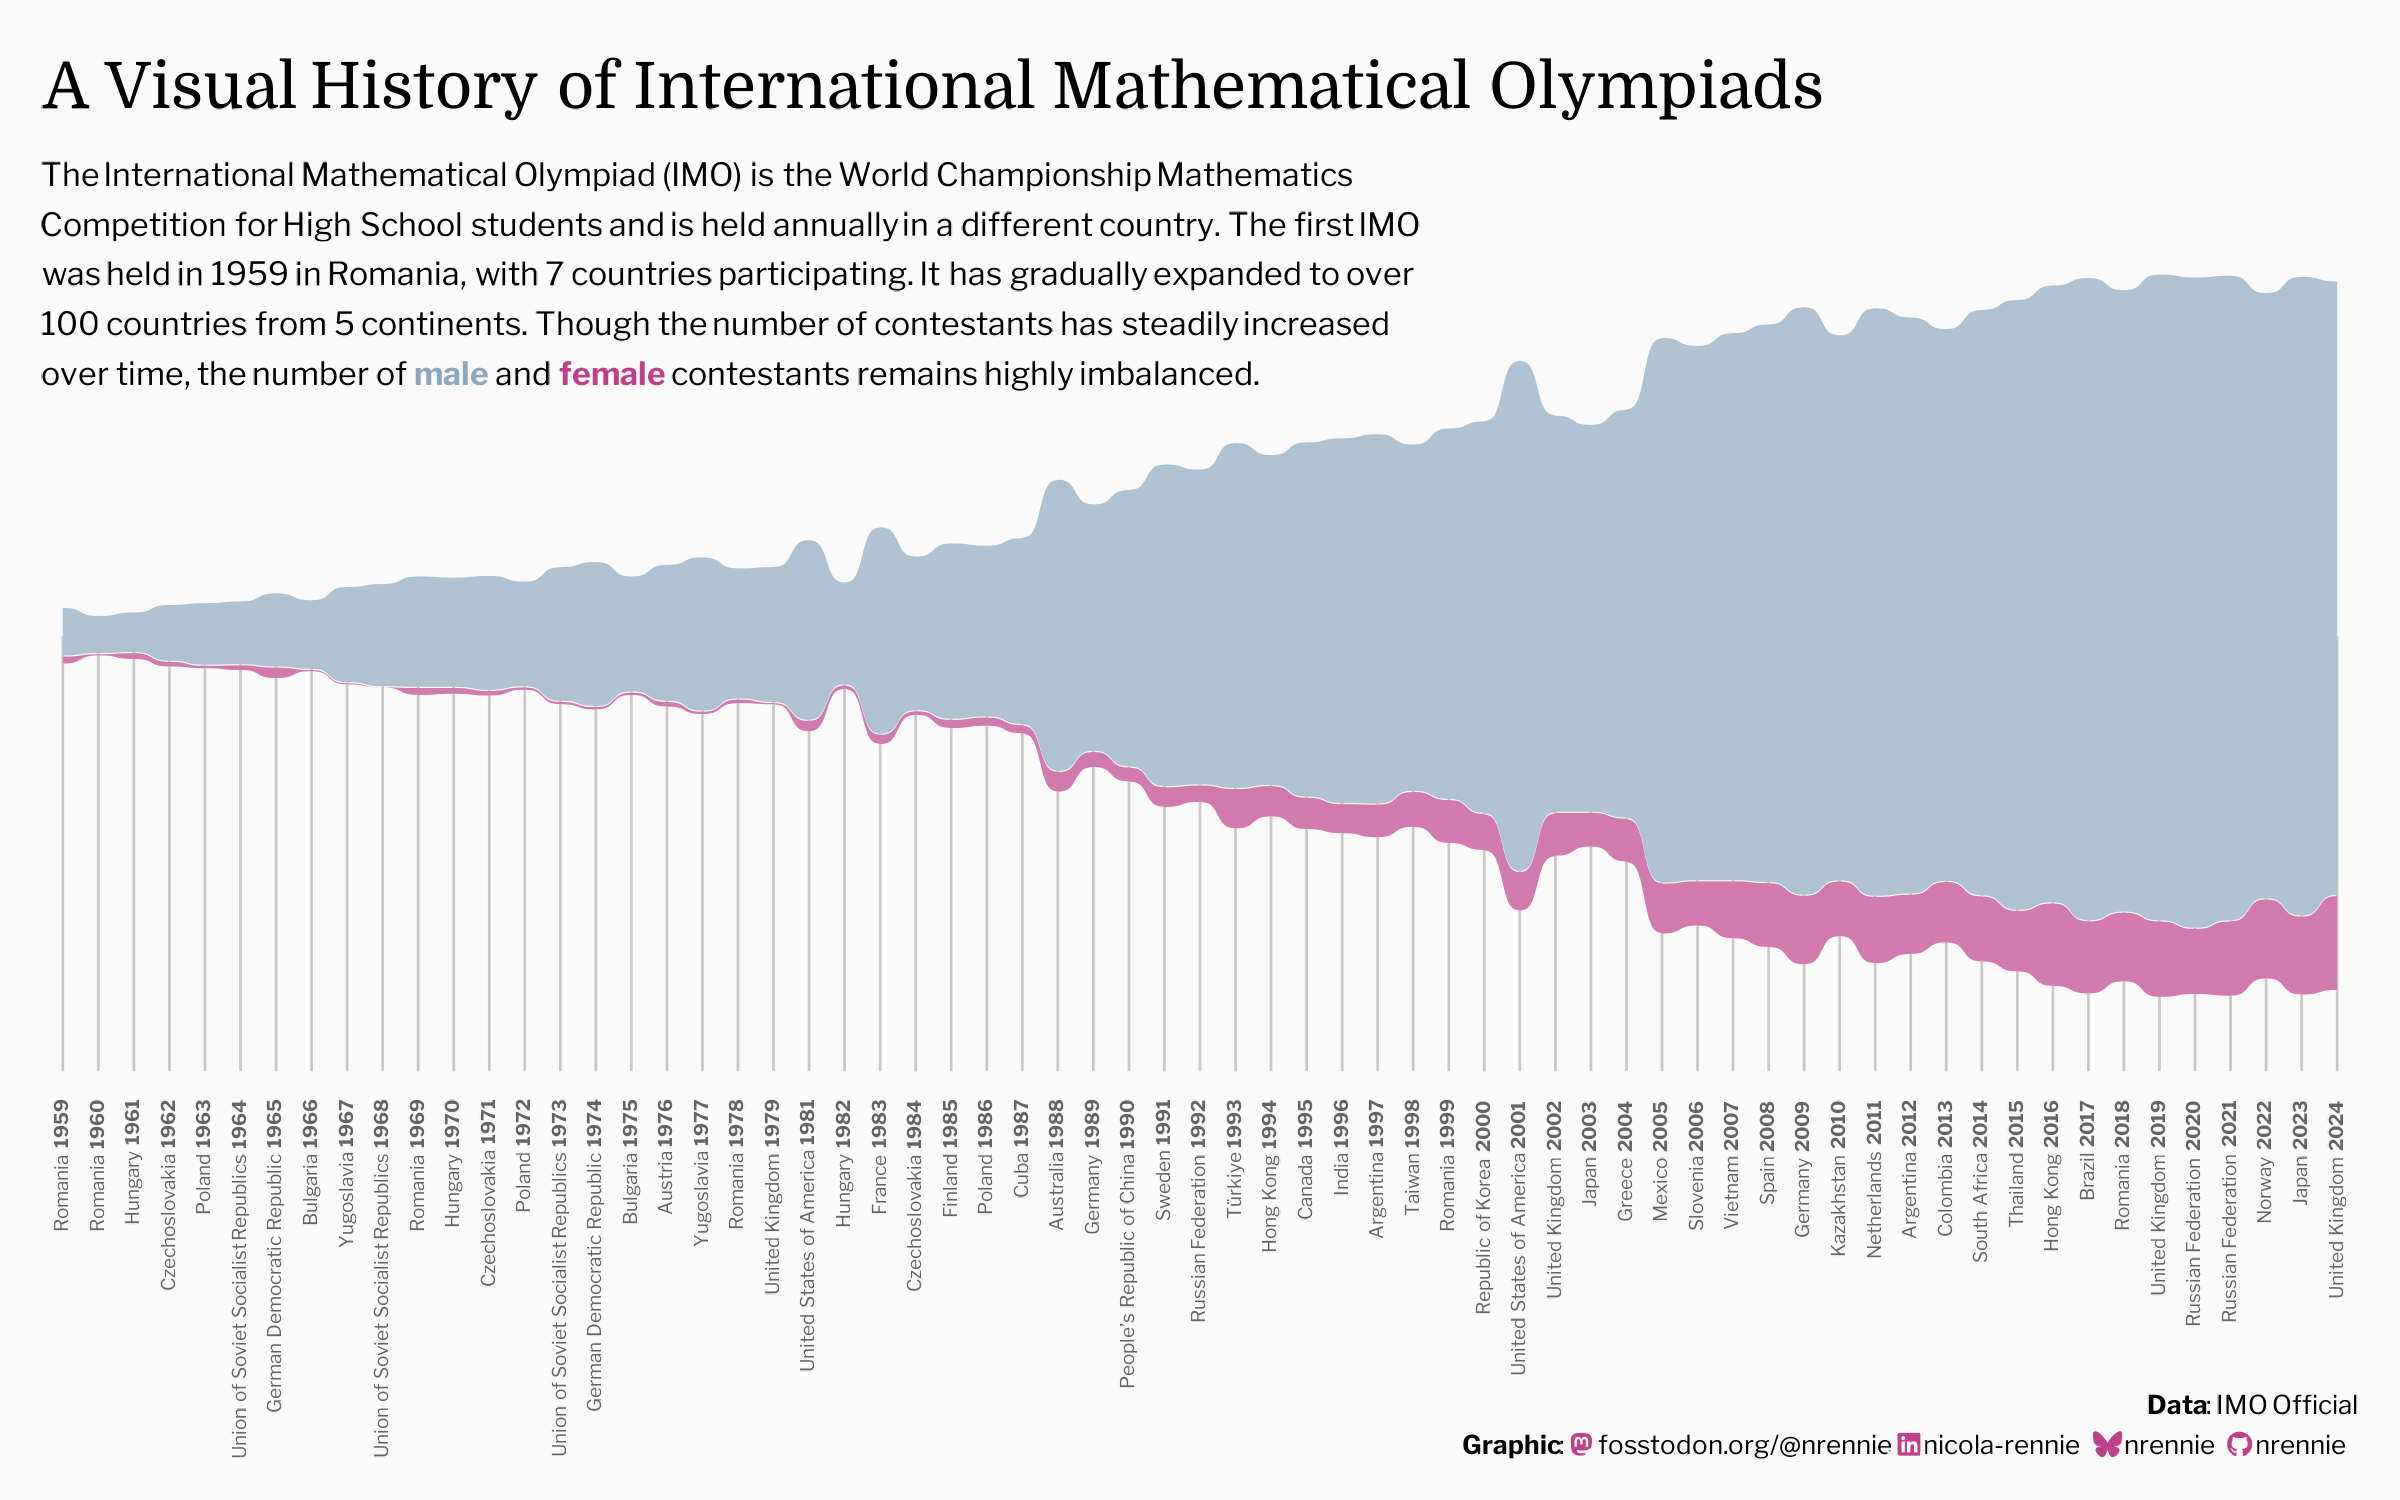

Source code (R):
# Load packages -----------------------------------------------------------

library(tidyverse)
library(showtext)
library(camcorder)
library(ggtext)
library(nrBrand)
library(glue)
library(ggsankey)


# Load data ---------------------------------------------------------------

tuesdata <- tidytuesdayR::tt_load("2024-09-24")
country_results_df <- tuesdata$country_results_df
individual_results_df <- tuesdata$individual_results_df
timeline_df <- tuesdata$timeline_df


# Load fonts --------------------------------------------------------------

font_add_google("Libre Franklin", "libre")
font_add_google("Domine", "domine")
showtext_auto()


# Define colours and fonts-------------------------------------------------

bg_col <- "#fafafa"
text_col <- "black"
col_palette <- c("female" = "#BD4089", "male" = "#8DA7BE")
highlight_col <- col_palette[[1]]

body_font <- "libre"
title_font <- "domine"


# Data wrangling ----------------------------------------------------------

plot_data <- timeline_df |>
  select(year, male_contestant, female_contestant) |>
  pivot_longer(
    cols = -year,
    names_to = "gender", values_to = "n"
  ) |> 
  mutate(
    gender = str_remove_all(gender, "_contestant"),
    year = factor(year),
    n = replace_na(n, 0)
  )

country_data <- timeline_df |> 
  select(year, country) |> 
  distinct() |> 
  mutate(
    country = glue("{country} **{year}**"),
    year = factor(year)
  )


# Start recording ---------------------------------------------------------

gg_record(
  dir = file.path("2024", "2024-09-24", "recording"),
  device = "png",
  width = 8,
  height = 5,
  units = "in",
  dpi = 300
)


# Define text -------------------------------------------------------------

social <- nrBrand::social_caption(
  bg_colour = bg_col,
  icon_colour = highlight_col,
  font_colour = text_col,
  font_family = body_font,
  twitter = NA
)
title <- "A Visual History of International Mathematical Olympiads"
st <- glue(
  "The International Mathematical Olympiad (IMO) is the World Championship 
  Mathematics Competition for High School students and is held annually in a 
  different country. The first IMO was held in 1959 in Romania, with 7 countries 
  participating. It has gradually expanded to over 100 countries from 5 
  continents. Though the number of contestants has steadily increased over time, 
  the number of <span style='color:{col_palette[[2]]}'>**{names(col_palette)[[2]]}**</span> and 
  <span style='color:{col_palette[[1]]}'>**{names(col_palette)[[1]]}**</span> contestants 
  remains highly imbalanced.")
cap <- glue("**Data**: IMO Official<br>**Graphic**: {social}")


# Plot --------------------------------------------------------------------

ggplot(
  data = plot_data,
  mapping = aes(
    x = year,
    value = n,
    node = factor(gender),
    next_node = factor(gender)
  )
) +
  geom_segment(
    data = country_data,
    mapping = aes(
      x = year, xend = year,
      y = 0, yend = -375
    ),
    inherit.aes = FALSE,
    colour = alpha(text_col, 0.2),
    linewidth = 0.3
  ) +
  geom_textbox(
    data = country_data,
    mapping = aes(
      x = year,
      y = -380,
      label = country
    ),
    inherit.aes = FALSE,
    colour = alpha(text_col, 0.6),
    family = body_font,
    fill = "transparent",
    box.colour = "transparent",
    size = 5,
    hjust = 1,
    halign = 1,
    orientation = "left-rotated"
  ) +
  geom_sankey_bump(
    mapping = aes(fill = factor(gender)),
    space = 1,
    color = "transparent",
    smooth = 5,
    fill = "white",
    alpha = 1
  ) +
  geom_sankey_bump(
    mapping = aes(fill = factor(gender)),
    space = 1,
    color = "transparent",
    smooth = 5,
    alpha = 0.7
  ) +
  scale_fill_manual(
    values = col_palette
  ) +
  scale_y_continuous(
    limits = c(-825, 400)
  ) +
  labs(
    title = title,
    subtitle = st,
    caption = cap
  ) +
  theme_void(base_size = 24, base_family = body_font) +
  theme(
    legend.position = "none",
    plot.margin = margin(5, 10, 5, 10),
    plot.background = element_rect(fill = bg_col, colour = bg_col),
    panel.background = element_rect(fill = bg_col, colour = bg_col),
    plot.title = element_textbox_simple(
      colour = text_col,
      hjust = 0,
      halign = 0,
      margin = margin(b = 10, t = 10),
      lineheight = 0.5,
      size = rel(2),
      family = title_font,
      maxwidth = 0.8
    ),
    plot.subtitle = element_textbox_simple(
      colour = text_col,
      hjust = 0,
      halign = 0,
      margin = margin(b = -70, t = 0),
      lineheight = 0.5,
      family = body_font,
      maxwidth = 0.6
    ),
    plot.caption = element_textbox_simple(
      colour = text_col,
      hjust = 1,
      halign = 1,
      margin = margin(b = 5, t = -65),
      lineheight = 0.5,
      family = body_font,
      maxwidth = 0.9
    )
  )


# Save gif ----------------------------------------------------------------

ggsave(
  file.path("2024", "2024-09-24", paste0("20240924", ".png")),
  width = 8,
  height = 5
)

gg_playback(
  name = file.path("2024", "2024-09-24", paste0("20240924", ".gif")),
  first_image_duration = 4,
  last_image_duration = 20,
  frame_duration = .25,
  background = bg_col
)
